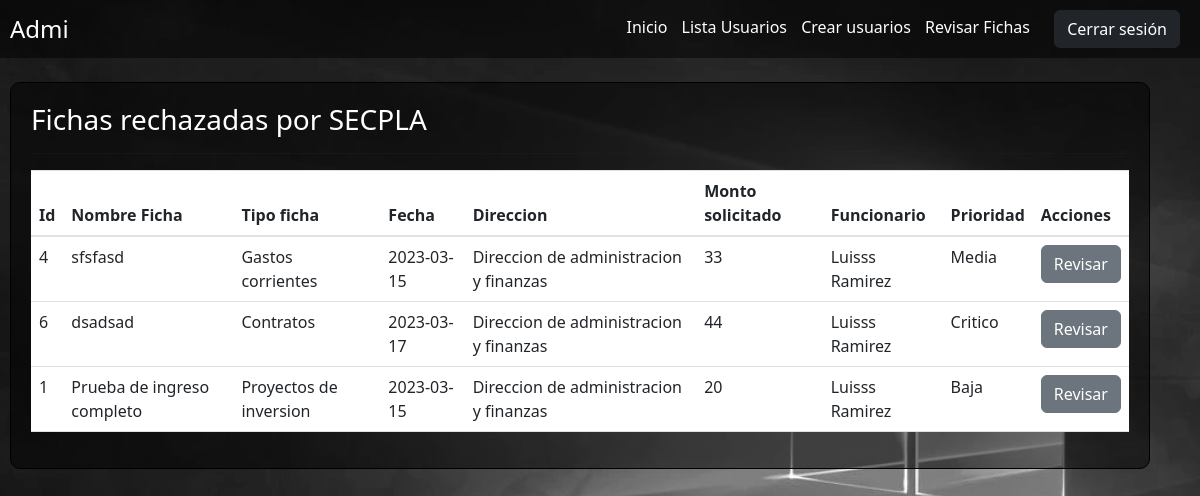
The page /Administrador/inicio_admi.php (signed in) on the database its author committed.
### tables this page shows
CREATE TABLE `ficha_gastos_corrientes` (
  `id_GC` int(255) NOT NULL,
  `nombre_GC` varchar(50) NOT NULL,
  `tipo_ficha_GC` int(30) NOT NULL,
  `fecha_GC` date NOT NULL,
  `direccion_mun_GC` int(30) NOT NULL,
  `justificacion_GC` varchar(1000) NOT NULL,
  `descripcion_gasto_GC` varchar(1000) NOT NULL,
  `financiamiento_sol_GC` int(20) NOT NULL,
  `GC_usuario` int(3) NOT NULL,
  `estado_ficha_GC` int(11) NOT NULL,
  `gestion_GC` int(1) NOT NULL,
  `clasificador_GC` int(255) NOT NULL,
  `prioridad_GC` int(30) NOT NULL
);

CREATE TABLE `tipo_ficha` (
  `id_tipo_ficha` int(11) NOT NULL,
  `desc_tipo_ficha` varchar(45) NOT NULL,
  `codigo_tipo_ficha` varchar(50) NOT NULL,
  `estado` varchar(20) NOT NULL
);

CREATE TABLE `direccion` (
  `id_direccion` int(30) NOT NULL,
  `desc_direccion` varchar(100) NOT NULL,
  `codigo_direccion` varchar(10) NOT NULL
);

CREATE TABLE `usuario` (
  `id` int(3) NOT NULL,
  `usuario` varchar(50) NOT NULL,
  `clave` varchar(20) NOT NULL,
  `nombre` varchar(50) NOT NULL,
  `apellido` varchar(50) NOT NULL,
  `correo` varchar(100) NOT NULL,
  `id_tipo_usuario` int(3) NOT NULL,
  `id_direccion` int(3) DEFAULT NULL
);

CREATE TABLE `prioridad` (
  `id_prioridad` int(30) NOT NULL,
  `prioridades` varchar(100) NOT NULL
);

CREATE TABLE `ficha_contratos` (
  `id_FC` int(255) NOT NULL,
  `nombre_FC` varchar(50) NOT NULL,
  `tipo_ficha_FC` int(11) NOT NULL,
  `fecha_FC` date NOT NULL,
  `direccion_mun_FC` int(30) NOT NULL,
  `descripcion_contrato_FC` varchar(1000) NOT NULL,
  `financiamiento_FC` int(20) NOT NULL,
  `aportes_externos_FC` int(20) NOT NULL,
  `total_FC` int(20) NOT NULL,
  `enero_FC` int(20) NOT NULL,
  `febrero_FC` int(20) NOT NULL,
  `marzo_FC` int(20) NOT NULL,
  `abril_FC` int(20) NOT NULL,
  `mayo_FC` int(20) NOT NULL,
  `junio_FC` int(20) NOT NULL,
  `julio_FC` int(20) NOT NULL,
  `agosto_FC` int(20) NOT NULL,
  `septiembre_FC` int(20) NOT NULL,
  `octubre_FC` int(20) NOT NULL,
  `noviembre_FC` int(20) NOT NULL,
  `diciembre_FC` int(20) NOT NULL,
  `total_FC_detalle_SA` int(20) NOT NULL,
  `enero_FC_CA` int(20) NOT NULL,
  `febrero_FC_CA` int(20) NOT NULL,
  `marzo_FC_CA` int(20) NOT NULL,
  `abril_FC_CA` int(20) NOT NULL,
  `mayo_FC_CA` int(20) NOT NULL,
  `junio_FC_CA` int(20) NOT NULL,
  `julio_FC_CA` int(20) NOT NULL,
  `agosto_FC_CA` int(20) NOT NULL,
  `septiembre_FC_CA` int(20) NOT NULL,
  `octubre_FC_CA` int(20) NOT NULL,
  `noviembre_FC_CA` int(20) NOT NULL,
  `diciembre_FC_CA` int(20) NOT NULL,
  `total_FC_CA` int(20) NOT NULL,
  `usuario_FC` int(3) NOT NULL,
  `estado_ficha_FC` int(11) NOT NULL,
  `gestion_FC` int(1) NOT NULL,
  `clasificador_FC` int(255) NOT NULL,
  `prioridad_FC` int(30) NOT NULL
);

CREATE TABLE `ficha_proyectos` (
  `id_PY` int(255) NOT NULL,
  `nombre_ficha_PY` varchar(300) NOT NULL,
  `tipo_ficha_PY` int(11) NOT NULL,
  `fecha_PY` date NOT NULL,
  `direccion_PY` int(30) NOT NULL,
  `descripcion_PY` varchar(300) NOT NULL,
  `justificacion_PY` varchar(300) NOT NULL,
  `financiamiento_PY` int(30) NOT NULL,
  `aportes_externos_PY` int(30) NOT NULL,
  `total_PY` int(30) NOT NULL,
  `unidad_vecinal_PY` varchar(30) NOT NULL,
  `poblacion_PY` varchar(30) NOT NULL,
  `direccion_comuna_PY` varchar(30) NOT NULL,
  `propiedad_terreno_PY` varchar(30) NOT NULL,
  `plazo_ejecucion_PY` varchar(30) NOT NULL,
  `fecha_estima_inicio_PY` date NOT NULL,
  `fecha_estima_termi_PY` date NOT NULL,
  `procedimiento_PY` varchar(30) NOT NULL,
  `numero_benef_PY` int(10) NOT NULL,
  `inversionx_benefi_PY` int(30) NOT NULL,
  `costo_M2_construccion_PY` int(30) NOT NULL,
  `costo_anual_PY` int(30) NOT NULL,
  `usuario_PY` int(3) NOT NULL,
  `estado_ficha_PY` int(11) NOT NULL,
  `gestion_PY` int(1) NOT NULL,
  `clasificacion_PY` int(255) NOT NULL,
  `prioridad_PY` int(30) NOT NULL
);

### Administrador/inicio_admi.php (the view, shortened to what this page needs)
<?php
include("/xampp/htdocs/Sistema/controladores/cre_fichas/conexion_fichas.php");
?>
<!doctype html>
<html lang="en">
<head>
  <link rel="stylesheet" href="https://stackpath.bootstrapcdn.com/bootstrap/4.5.2/css/bootstrap.min.css">
  <link href="https://cdn.jsdelivr.net/npm/bootstrap@5.3.0-alpha1/dist/css/bootstrap.min.css" rel="stylesheet">
</head>
<tbody>
  <div class="header">
    <h1><?php echo $_SESSION['nombre'] ?></h1>
    <div>
      <a href="../Administrador/inicio_admi.php">Inicio</a>
      <a href="../Administrador/lista_usuarios.php">Lista Usuarios</a>
      <a href="../Administrador/crear_usuarios_admi.php">Crear usuarios</a>
      <a href="../Administrador/vistas_detalle_fichas/detalle_fichas_usuarios_area.php">Revisar Fichas</a>
      <a href="../controladores/usuario_cerrar_session.php"><button type="button" class="btn btn-dark">Cerrar sesión</button></a>
    </div>
  </div>
</tbody>
<br>
<body>
  <div class="container">
    <h3>Fichas rechazadas por SECPLA</h3>
    <hr>
    <table class="table">
      <thead>
        <tr>
          <th scope="col">Id</th>
          <th scope="col">Nombre Ficha</th>
          <th scope="col">Tipo ficha</th>
          <th scope="col">Fecha</th>
          <th scope="col">Direccion</th>
          <th scope="col">Monto solicitado</th>
          <th scope="col">Funcionario</th>
          <th scope="col">Prioridad</th>
          <th scope="col">Acciones</th>
        </tr>
      </thead>
      <tbody>
        <?php
        $sql = " SELECT  ficha_gastos_corrientes.id_GC,
        ficha_gastos_corrientes.nombre_GC,
        ficha_gastos_corrientes.fecha_GC,
        ficha_gastos_corrientes.financiamiento_sol_GC,
        ficha_gastos_corrientes.estado_ficha_GC,
        usuario.nombre,
        usuario.apellido,
        tipo_ficha.desc_tipo_ficha,
        direccion.desc_direccion,
        prioridad.prioridades
        from ficha_gastos_corrientes
        INNER JOIN direccion ON ficha_gastos_corrientes.direccion_mun_GC = direccion.id_direccion
        INNER JOIN prioridad ON ficha_gastos_corrientes.prioridad_GC = prioridad.id_prioridad
        INNER JOIN tipo_ficha ON ficha_gastos_corrientes.tipo_ficha_GC = tipo_ficha.id_tipo_ficha
        INNER JOIN usuario ON ficha_gastos_corrientes.GC_usuario = usuario.id
        WHERE ficha_gastos_corrientes.estado_ficha_GC = 6";
        $mostrar = mysqli_query($conexion1, $sql);
        while ($resultado = mysqli_fetch_array($mostrar)) {
        ?>
          <tr>
            <td scope="row"><?php echo $resultado['id_GC'] ?></td>
            <td scope="row"><?php echo $resultado['nombre_GC'] ?></td>
            <td scope="row"><?php echo $resultado['desc_tipo_ficha'] ?></td>
            <td scope="row"><?php echo $resultado['fecha_GC'] ?></td>
            <td scope="row"><?php echo $resultado['desc_direccion'] ?></td>
            <td scope="row"><?php echo $resultado['financiamiento_sol_GC'] ?></td>
            <td scope="row"><?php echo $resultado['nombre'] ?> <?php echo $resultado['apellido'] ?></td>
            <td scope="row"><?php echo $resultado['prioridades'] ?></td>
            <td><a href="../Administrador/Admi_fichas_rechazadas/ficha_rechazada_GC.php?id_GC=<?php echo $resultado['id_GC'] ?>" class="btn btn-secondary">Revisar</a></td>
          </tr>
        <?php
        }
        ?>
        <?php
        $sql1 = "SELECT ficha_contratos.id_FC,
        ficha_contratos.nombre_FC,
        ficha_contratos.fecha_FC,
        ficha_contratos.total_FC,
        ficha_contratos.estado_ficha_FC,
        usuario.nombre,
        usuario.apellido,
        tipo_ficha.desc_tipo_ficha,
        direccion.desc_direccion,
        estado_ficha.desc_estado_ficha,
        prioridad.prioridades
        from ficha_contratos
        INNER JOIN direccion ON ficha_contratos.direccion_mun_FC = direccion.id_direccion
        INNER JOIN prioridad ON ficha_contratos.prioridad_FC = prioridad.id_prioridad
        INNER JOIN tipo_ficha ON ficha_contratos.tipo_ficha_FC = tipo_ficha.id_tipo_ficha
        INNER JOIN usuario ON ficha_contratos.usuario_FC = usuario.id
        INNER JOIN estado_ficha ON ficha_contratos.estado_ficha_FC = estado_ficha.id_estado_ficha
        WHERE ficha_contratos.estado_ficha_FC = 6";
        $mostrar1 = mysqli_query($conexion1, $sql1);
        while ($resultado1 = mysqli_fetch_array($mostrar1)) {
        ?>
          <tr>
            <td scope="row"><?php echo $resultado1['id_FC'] ?></td>
            <td scope="row"><?php echo $resultado1['nombre_FC'] ?></td>
            <td scope="row"><?php echo $resultado1['desc_tipo_ficha'] ?></td>
            <td scope="row"><?php echo $resultado1['fecha_FC'] ?></td>
            <td scope="row"><?php echo $resultado1['desc_direccion'] ?></td>
            <td scope="row"><?php echo $resultado1['total_FC'] ?></td>
            <td scope="row"><?php echo $resultado1['nombre'] ?> <?php echo $resultado1['apellido'] ?></td>
            <td scope="row"><?php echo $resultado1['prioridades'] ?></td>
            <td><a href="../Administrador/Admi_fichas_rechazadas/ficha_rechazada_FC.php?id_FC=<?php echo $resultado1['id_FC'] ?>" class="btn btn-secondary">Revisar</a>
          </tr>
        <?php
        }
        ?>
        <?php
        $sql2 = "SELECT ficha_proyectos.id_PY,
        ficha_proyectos.nombre_ficha_PY,
        ficha_proyectos.fecha_PY,
        ficha_proyectos.total_PY,
        ficha_proyectos.usuario_PY,
        ficha_proyectos.prioridad_PY,
        usuario.nombre,
        usuario.apellido,
        tipo_ficha.desc_tipo_ficha,
        direccion.desc_direccion,
        estado_ficha.desc_estado_ficha,
        prioridad.prioridades
        FROM ficha_proyectos
        INNER JOIN direccion ON ficha_proyectos.direccion_PY  = direccion.id_direccion
        INNER JOIN prioridad ON ficha_proyectos.prioridad_PY  = prioridad.id_prioridad
        INNER JOIN tipo_ficha ON ficha_proyectos.tipo_ficha_PY = tipo_ficha.id_tipo_ficha
        INNER JOIN usuario ON ficha_proyectos.usuario_PY = usuario.id
        INNER JOIN estado_ficha ON ficha_proyectos.estado_ficha_PY = estado_ficha.id_estado_ficha
        WHERE ficha_proyectos.estado_ficha_PY = 6";
        $mostrar2 = mysqli_query($conexion1, $sql2);
        while ($resultado2 = mysqli_fetch_array($mostrar2)) {
        ?>
          <tr>
            <td scope="row"><?php echo $resultado2['id_PY'] ?></td>
            <td scope="row"><?php echo $resultado2['nombre_ficha_PY'] ?></td>
            <td scope="row"><?php echo $resultado2['desc_tipo_ficha'] ?></td>
            <td scope="row"><?php echo $resultado2['fecha_PY'] ?></td>
            <td scope="row"><?php echo $resultado2['desc_direccion'] ?></td>
            <td scope="row"><?php echo $resultado2['total_PY'] ?></td>
            <td scope="row"><?php echo $resultado2['nombre'] ?> <?php echo $resultado2['apellido'] ?></td>
            <td scope="row"><?php echo $resultado2['prioridades'] ?></td>
            <td><a href="../Administrador/Admi_fichas_rechazadas/ficha_rechazada_PY.php?id_PY=<?php echo $resultado2['id_PY'] ?>" class="btn btn-secondary">Revisar</a>
          </tr>
        <?php
        }
        ?>
      </tbody>
    </table>
  </div>
</body>
</html>

### Administrador/inicio_admi.php (style rules this page uses)
body { background-image: url('../img/1366_2000.webp'); background-size: cover; }
.header { display: flex; justify-content: space-between; align-items: center; padding: 10px; background-color: rgba(1, 0, 0, 0.5); background-blend-mode: multiply; color: white; }
.header h1 { margin: 0; font-size: 24px; }
.header a { color: white; text-decoration: none; margin-right: 10px; }
.header button { margin-left: 10px; }
.container { margin-left: 10px; border: 1px solid black; border-radius: 10px; background-color: rgba(1, 0, 0, 0.5); background-blend-mode: multiply; padding: 20px; }
h3, th, td { color: white; }

### rows shown on the page
ficha_gastos_corrientes: id_GC "4", nombre_GC "sfsfasd", tipo_ficha_GC.desc_tipo_ficha "Gastos corrientes", fecha_GC "2023-03-15", direccion_mun_GC.desc_direccion "Direccion de administracion y finanzas", financiamiento_sol_GC "33", GC_usuario.nombre "Luisss", GC_usuario.apellido "Ramirez", prioridad_GC.prioridades "Media"
ficha_contratos: id_FC "6", nombre_FC "dsadsad", tipo_ficha_FC.desc_tipo_ficha "Contratos", fecha_FC "2023-03-17", direccion_mun_FC.desc_direccion "Direccion de administracion y finanzas", total_FC "44", usuario_FC.nombre "Luisss", usuario_FC.apellido "Ramirez", prioridad_FC.prioridades "Critico"
ficha_proyectos: id_PY "1", nombre_ficha_PY "Prueba de ingreso completo", tipo_ficha_PY.desc_tipo_ficha "Proyectos de inversion", fecha_PY "2023-03-15", direccion_PY.desc_direccion "Direccion de administracion y finanzas", total_PY "20", usuario_PY.nombre "Luisss", usuario_PY.apellido "Ramirez", prioridad_PY.prioridades "Baja"

### other values the page prints
$_SESSION['nombre'] "Admi"
